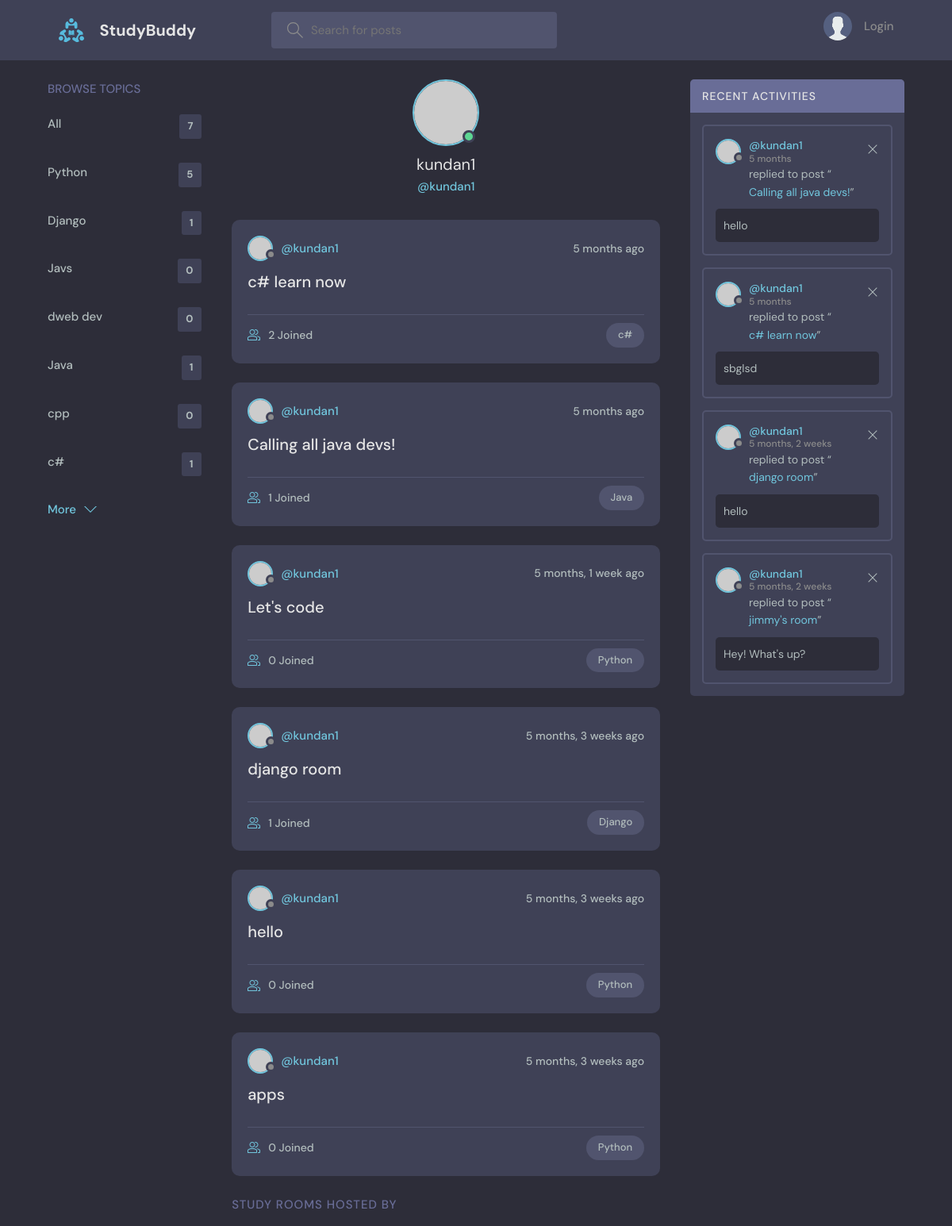
The app's page /profile/1 with its own data.
### base/models.py (models this page shows, shortened)
class Topic(models.Model):
     name=models.CharField(max_length=200)

class Room(models.Model):
    host=models.ForeignKey(User,on_delete=models.SET_NULL,null=True)
    topic=models.ForeignKey(Topic,on_delete=models.SET_NULL,null=True)
    name=models.CharField(max_length=200)
    description=models.TextField(null=True,blank=True)
    participants= models.ManyToManyField(
        User,related_name='participants',blank=True)
    updated=models.DateTimeField(auto_now=True)
    created=models.DateTimeField(auto_now_add=True)
    class Meta:
        ordering=['-updated','-created']

class Message(models.Model):
    user= models.ForeignKey(User,on_delete=models.CASCADE)
    room= models.ForeignKey(Room, on_delete=models.CASCADE)
    body=models.TextField()
    updated=models.DateTimeField(auto_now=True)
    created=models.DateTimeField(auto_now_add=True)
    class Meta:
        ordering=['-updated','-created']

### base/views.py (the view)
# urls.py: path('profile/<str:pk>',views.userProfile,name="user-profile"),
def userProfile(request,pk):
    user=User.objects.get(id=pk)
    rooms=user.room_set.all()
    room_messages=user.message_set.all()
    topics=Topic.objects.all()
    context={'user':user,'rooms':rooms,
    'topics':topics,'room_messages':room_messages}
    return render(request,'base/profile.html',context)

### base/templates/base/profile.html (shortened to what this page needs)
{% extends 'main.html' %}
{%block content%}
  <main class="profile-page layout layout--3">
    <div class="container">
      {% include 'base/topics_component.html' %}
      <div class="roomList">
        <div class="profile">
          <div class="profile__avatar">
            <div class="avatar avatar--large active">
              <img src="https://randomuser.me/api/portraits/men/11.jpg" />
            </div>
          </div>
          <div class="profile__info">
            <h3>{{user.username}}</h3>
            <p>@{{user.username}}</p>
          </div>
        </div>
        {% include 'base/feed_component.html' %}
        <div class="roomList__header">
          <div>
            <h2>Study Rooms Hosted by {{room.host}}</a>
            </h2>
          </div>
        </div>
      </div>
      <div class="activities">
        <div class="activities__header">
          <h2>Recent Activities</h2>
        </div>
        {% include 'base/activity_component.html' %}
      </div>
    </div>
  </main>
{% endblock content %}

### templates/main.html (shortened to what this page needs)
<!DOCTYPE html>
{% load static %}
<html lang="en">
  <head>
    <link rel="stylesheet" href="{% static 'styles/style.css' %}" />
  </head>
  <body>
    {% include 'navbar.html'%}
    {% block content %}
    {% endblock %}
  </body>
</html>

### templates/navbar.html (shortened to what this page needs)
{% load static %}
<header
class="header header--loggedIn">
    <div class="container">
      <a href="{% url 'home' %}" class="header__logo">
        <img src="{% static 'images/logo.svg' %}" />
        <h1>StudyBuddy</h1>
      </a>
      <form class="header__search" method="GET" action="{% url 'home' %}">
        <label>
          <input name="q" placeholder="Search for posts" />
        </label>
      </form>
      <nav class="header__menu">
        {%if request.user.is_authenticated%}
        <div class="header__user">
          <a href="{% url 'update-user' %}">
            <div class="avatar avatar--medium active">
              <img src="https://randomuser.me/api/portraits/men/37.jpg" />
            </div>
            <p>{{request.user.username}} <span>@{{request.user.username}}</span></p>
          </a>
          <button class="dropdown-button">
            <svg version="1.1" xmlns="http://www.w3.org/2000/svg" width="32" height="32" viewBox="0 0 32 32">
              <title>chevron-down</title>
              <path d="M16 21l-13-13h-3l16 16 16-16h-3l-13 13z"></path>
            </svg>
          </button>
        </div>
        {% else %}
        <a href="{% url 'login' %}">
          <img src="{% static 'images/avatar.svg' %}" />
          <p>Login</p>
        </a>
        {%endif%}
      </nav>
    </div>
  </header>

### base/templates/base/topics_component.html
<div class="topics">
    <div class="topics__header">
      <h2>Browse Topics</h2>
    </div>
    <ul class="topics__list">
      <li>
        <a href="{% url 'home' %}">All <span>{{topics.count}}</span></a>
      </li>
      {% for topic in topics %}
        <li>
                <a href="{% url 'home' %}?q={{topic.name}}">{{topic.name}}<span>{{topic.room_set.all.count}}</span></a>
        </li>
      {% endfor %}
    </ul>
    <a class="btn btn--link" href="{% url 'topics' %}">
      More
      <svg version="1.1" xmlns="http://www.w3.org/2000/svg" width="32" height="32" viewBox="0 0 32 32">
        <title>chevron-down</title>
        <path d="M16 21l-13-13h-3l16 16 16-16h-3l-13 13z"></path>
      </svg>
    </a>
  </div>

### base/templates/base/feed_component.html (shortened to what this page needs)
{% for room in rooms %}
<div class="roomListRoom">
    <div class="roomListRoom__header">
      <a href="{% url 'user-profile' room.host.id %}" class="roomListRoom__author">
        <div class="avatar avatar--small">
          <img src="https://randomuser.me/api/portraits/women/11.jpg" />
        </div>
        <span>@{{room.host.username}}</span>
      </a>
      <div class="roomListRoom__actions">
        <span>{{room.created|timesince}} ago</span>
      </div>
    </div>
    <div class="roomListRoom__content">
      <a href="{% url 'room' room.id %}">{{room.name}}</a>
    </div>
    <div class="roomListRoom__meta">
      <a href="{% url 'room' room.id %}" class="roomListRoom__joined">
        {{room.participants.all.count}} Joined
      </a>
      <p class="roomListRoom__topic">{{room.topic.name}}</p>
    </div>
  </div>
{% endfor %}

### base/templates/base/activity_component.html
{% for message in room_messages %}
<div class="activities__box">
    <div class="activities__boxHeader roomListRoom__header">
      <a href="{% url 'user-profile' message.user.id %}" class="roomListRoom__author">
        <div class="avatar avatar--small">
          <img src="https://randomuser.me/api/portraits/women/11.jpg" />
        </div>
        <p>
          @{{message.user}}
          <span>{{message.created|timesince}}</span>
        </p>
      </a>
      <div class="roomListRoom__actions">
        <a href="{% url 'delete-message' message.id %}">
          <svg version="1.1" xmlns="http://www.w3.org/2000/svg" width="32" height="32" viewBox="0 0 32 32">
            <title>remove</title>
            <path
              d="M27.314 6.019l-1.333-1.333-9.98 9.981-9.981-9.981-1.333 1.333 9.981 9.981-9.981 9.98 1.333 1.333 9.981-9.98 9.98 9.98 1.333-1.333-9.98-9.98 9.98-9.981z"
            ></path>
          </svg>
        </a>
      </div>
    </div>
    <div class="activities__boxContent">
      <p>replied to post “<a href="{% url 'room' message.room.id %}">{{message.room.name}}</a>”</p>
      <div class="activities__boxRoomContent">
        <p>{{message.body}}</p>
      </div>
    </div>
  </div>
  {% endfor %}

### records on screen
Topic: name "Python", room_set.all.count "5"
Topic: name "Django", room_set.all.count "1"
Topic: name "Javs", room_set.all.count "0"
Topic: name "dweb dev", room_set.all.count "0"
Topic: name "Java", room_set.all.count "1"
Topic: name "cpp", room_set.all.count "0"
Topic: name "c#", room_set.all.count "1"
Room: host.username "kundan1", created "5 months", name "c# learn now", participants.all.count "2", topic.name "c#"
Room: host.username "kundan1", created "5 months", name "Calling all java devs!", participants.all.count "1", topic.name "Java"
Room: host.username "kundan1", created "5 months, 1 week", name "Let's code", participants.all.count "0", topic.name "Python"
Room: host.username "kundan1", created "5 months, 3 weeks", name "django room", participants.all.count "1", topic.name "Django"
Room: host.username "kundan1", created "5 months, 3 weeks", name "hello", participants.all.count "0", topic.name "Python"
Room: host.username "kundan1", created "5 months, 3 weeks", name "apps", participants.all.count "0", topic.name "Python"
Message: user "kundan1", created "5 months", room.name "Calling all java devs!", body "hello"
Message: user "kundan1", created "5 months", room.name "c# learn now", body "sbglsd"
Message: user "kundan1", created "5 months, 2 weeks", room.name "django room", body "hello"
Message: user "kundan1", created "5 months, 2 weeks", room.name "jimmy's room", body "Hey! What's up?"

### other values on screen
{{ topics.count }} "7"
{{ user.username }} "kundan1"
